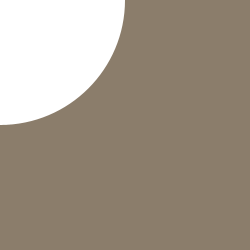
Frame 1 (no input)
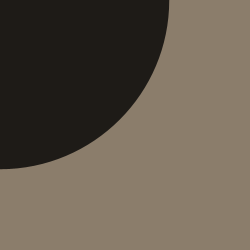
Frame 60 (the mouse pressed at the canvas centre just before this capture)
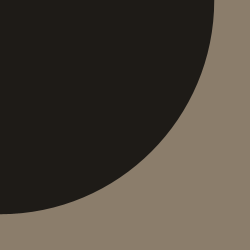
Frame 120 (the mouse held since frame 60 and released just before this capture)

The Processing sketch that drew these frames (run headless with seeded random() and noise(); from frame 60 on, the mouse is pressed at the canvas centre):

// Processing sketch: processing_54395
// ── processing_54395.pde

float y = 250.0;//the begginning size of shape
float a = -100; // for opacity to be at 100%
void setup()
{


size(250, 250); //size of background
background (255); //background colour
smooth(); //used to smooth out circle
}




void draw() {


 background(#8b7d6b);
 noStroke(); // no stroke on circle
 ellipse(0,0,y,y); //circles position (x,y)corner
 fill(125-y,100-a); // colour starts off as white and opacity subtracts and then when growing again turns black
   
 

  if (y>700){ //Shape will STOP growing once it gets to 700 and then loop back to -125
  y=-125.0;

  }else{
   y+= 1.5; // y will grow at the speed of 1.5 until circle finishes growing
  }

}
    
    //Is not playing the way it does in proccessing program, but still the effect I wanted            
                
